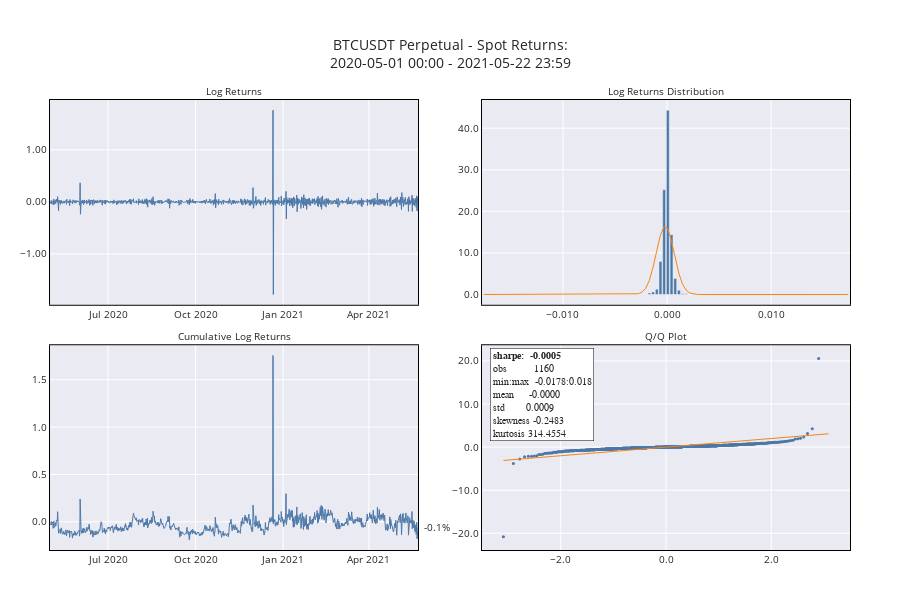

The notebook cell saved with this chart:
### Code cell
fig = utils.make_returns_chart(df_spread, title="BTCUSDT Perpetual - Spot")
fig.show()

### Figure 1 — Plotly figure (JSON) as saved in the notebook; plotly's stock layout.template omitted (floating-point values rounded to 4 significant figures; data arrays with more than 128 entries replaced by an {"elided": "..."} marker saying what was removed)
{"data": [{"line": {"color": "#4C78A8", "width": 1}, "name": "return", "type": "scatter", "x": {"elided": "1161 str values"}, "xaxis": "x", "y": {"elided": "1161 float values"}, "yaxis": "y"}, {"line": {"color": "#4C78A8", "width": 1}, "name": "cum. return", "type": "scatter", "x": {"elided": "1161 str values"}, "xaxis": "x3", "y": {"elided": "1161 float values"}, "yaxis": "y3"}, {"marker": {"color": "#4C78A8"}, "name": "pct. of returns", "type": "bar", "x": [-0.0176, -0.01725, -0.0169, -0.01655, -0.0162, -0.01585, -0.0155, -0.01515, -0.0148, -0.01445, -0.0141, -0.01375, -0.0134, -0.013, -0.01265, -0.0123, -0.01195, -0.0116, -0.01125, -0.0109, -0.01055, -0.0102, -0.00983, -0.00948, -0.009125, -0.008775, -0.00842, -0.008065, -0.00771, -0.007355, -0.007005, -0.00665, -0.006295, -0.00594, -0.005585, -0.005235, -0.00488, -0.004525, -0.00417, -0.003815, -0.003465, -0.00311, -0.002755, -0.0024, -0.002045, -0.001695, -0.00134, -0.000984, -0.000631, -0.000277, 7.7e-05, 0.000431, 0.000785, 0.001141, 0.001495, 0.001845, 0.0022, 0.002555, 0.00291, 0.003265, 0.003615, 0.00397, 0.004325, 0.00468, 0.005035, 0.005385, 0.00574, 0.006095, 0.00645, 0.006805, 0.007155, 0.00751, 0.007865, 0.00822, 0.008575, 0.008925, 0.00928, 0.009635, 0.01001, 0.01035, 0.0107, 0.01105, 0.0114, 0.01175, 0.0121, 0.01245, 0.0128, 0.0132, 0.01355, 0.0139, 0.01425, 0.0146, 0.01495, 0.0153, 0.01565, 0.016, 0.01635, 0.0167, 0.01705, 0.0174], "xaxis": "x2", "y": [0.08621, 0, 0, 0, 0, 0, 0, 0, 0, 0, 0, 0, 0, 0, 0, 0, 0, 0, 0, 0, 0, 0, 0, 0, 0, 0, 0, 0, 0, 0, 0, 0, 0, 0, 0, 0, 0, 0, 0, 0, 0, 0.08621, 0, 0.08621, 0.08621, 0.3448, 0.6034, 1.293, 7.931, 25.17, 44.31, 14.4, 3.879, 1.034, 0.2586, 0.1724, 0, 0.08621, 0, 0, 0.08621, 0, 0, 0, 0, 0, 0, 0, 0, 0, 0, 0, 0, 0, 0, 0, 0, 0, 0, 0, 0, 0, 0, 0, 0, 0, 0, 0, 0, 0, 0, 0, 0, 0, 0, 0, 0, 0, 0, 0.08621], "yaxis": "y2"}, {"line": {"color": "#F58518", "width": 1}, "name": "normal", "type": "scatter", "x": [-0.0176, -0.01725, -0.0169, -0.01655, -0.0162, -0.01585, -0.0155, -0.01515, -0.0148, -0.01445, -0.0141, -0.01375, -0.0134, -0.013, -0.01265, -0.0123, -0.01195, -0.0116, -0.01125, -0.0109, -0.01055, -0.0102, -0.00983, -0.00948, -0.009125, -0.008775, -0.00842, -0.008065, -0.00771, -0.007355, -0.007005, -0.00665, -0.006295, -0.00594, -0.005585, -0.005235, -0.00488, -0.004525, -0.00417, -0.003815, -0.003465, -0.00311, -0.002755, -0.0024, -0.002045, -0.001695, -0.00134, -0.000984, -0.000631, -0.000277, 7.7e-05, 0.000431, 0.000785, 0.001141, 0.001495, 0.001845, 0.0022, 0.002555, 0.00291, 0.003265, 0.003615, 0.00397, 0.004325, 0.00468, 0.005035, 0.005385, 0.00574, 0.006095, 0.00645, 0.006805, 0.007155, 0.00751, 0.007865, 0.00822, 0.008575, 0.008925, 0.00928, 0.009635, 0.01001, 0.01035, 0.0107, 0.01105, 0.0114, 0.01175, 0.0121, 0.01245, 0.0128, 0.0132, 0.01355, 0.0139, 0.01425, 0.0146, 0.01495, 0.0153, 0.01565, 0.016, 0.01635, 0.0167, 0.01705, 0.0174], "xaxis": "x2", "y": [2.565e-89, 3.016e-86, 3.09e-82, 2.726e-79, 1.906e-75, 1.262e-72, 6.017e-69, 2.991e-66, 9.729e-63, 3.63e-60, 8.054e-57, 2.256e-54, 3.414e-51, 4.152e-48, 7.409e-46, 6.147e-43, 8.233e-41, 4.66e-38, 4.685e-36, 1.809e-33, 1.365e-31, 3.594e-29, 3.455e-27, 3.657e-25, 2.87e-23, 1.905e-21, 1.197e-19, 5.661e-18, 2.509e-16, 8.448e-15, 2.406e-13, 6.332e-12, 1.284e-10, 2.383e-09, 3.442e-08, 4.206e-07, 4.635e-06, 4.033e-05, 0.0003134, 0.001942, 0.01018, 0.04697, 0.1753, 0.5706, 1.517, 3.41, 6.59, 10.58, 14.35, 16.4, 15.8, 12.82, 8.77, 5.018, 2.455, 1.016, 0.3442, 0.1014, 0.02424, 0.005087, 0.000903, 0.0001281, 1.62e-05, 1.621e-06, 1.459e-07, 1.111e-08, 6.604e-10, 3.581e-11, 1.501e-12, 5.796e-14, 1.894e-15, 4.711e-17, 1.096e-18, 1.923e-20, 3.187e-22, 4.466e-24, 4.654e-26, 4.645e-28, 2.248e-30, 3.233e-32, 9.336e-35, 1.008e-36, 1.985e-39, 1.608e-41, 2.161e-44, 1.314e-46, 1.205e-49, 8.874e-53, 3.438e-55, 1.728e-58, 5.024e-61, 1.722e-64, 3.759e-67, 8.79e-71, 1.44e-73, 2.297e-77, 2.825e-80, 3.074e-84, 2.837e-87, 2.106e-91], "yaxis": "y2"}, {"marker": {"color": "#4C78A8", "size": 3}, "mode": "markers", "name": "return norm.", "type": "scatter", "x": {"elided": "1161 float values"}, "xaxis": "x4", "y": {"elided": "1161 float values"}, "yaxis": "y4"}, {"line": {"color": "#F58518", "width": 1}, "name": "norm.", "type": "scatter", "x": {"elided": "1161 float values"}, "xaxis": "x4", "y": {"elided": "1161 float values"}, "yaxis": "y4"}], "layout": {"annotations": [{"font": {"size": 10}, "showarrow": false, "text": "Log Returns", "x": 0.23, "xanchor": "center", "xref": "paper", "y": 1, "yanchor": "bottom", "yref": "paper"}, {"font": {"size": 10}, "showarrow": false, "text": "Log Returns Distribution", "x": 0.77, "xanchor": "center", "xref": "paper", "y": 1, "yanchor": "bottom", "yref": "paper"}, {"font": {"size": 10}, "showarrow": false, "text": "Cumulative Log Returns", "x": 0.23, "xanchor": "center", "xref": "paper", "y": 0.455, "yanchor": "bottom", "yref": "paper"}, {"font": {"size": 10}, "showarrow": false, "text": "Q/Q Plot", "x": 0.77, "xanchor": "center", "xref": "paper", "y": 0.455, "yanchor": "bottom", "yref": "paper"}, {"align": "left", "font": {"size": 10}, "showarrow": false, "text": "-0.1%", "x": 0.465, "xanchor": "left", "xref": "paper", "y": -0.05113, "yref": "y3"}, {"align": "left", "bgcolor": "white", "bordercolor": "black", "borderpad": 2, "borderwidth": 0.5, "font": {"family": "Courier New, monospace", "size": 10}, "showarrow": false, "text": "<b>sharpe:  -0.0005</b><br>obs         1160<br>min:max  -0.0178:0.018<br>mean     -0.0000<br>std       0.0009<br>skewness -0.2483<br>kurtosis 314.4554", "x": 0.55, "xanchor": "left", "xref": "paper", "y": 0.45, "yanchor": "top", "yref": "paper"}], "font": {"size": 10}, "height": 600, "margin": {"b": 50, "l": 50, "r": 50, "t": 100}, "showlegend": false, "title": {"text": "BTCUSDT Perpetual - Spot Returns:<br>2020-05-01 00:00 - 2021-05-22 23:59"}, "xaxis": {"anchor": "y", "domain": [0, 0.46], "linecolor": "black", "linewidth": 1, "mirror": true, "showline": true}, "xaxis2": {"anchor": "y2", "domain": [0.54, 1], "linecolor": "black", "linewidth": 1, "mirror": true, "showline": true, "tickformat": "0.3f"}, "xaxis3": {"anchor": "y3", "domain": [0, 0.46], "linecolor": "black", "linewidth": 1, "mirror": true, "showline": true}, "xaxis4": {"anchor": "y4", "domain": [0.54, 1], "linecolor": "black", "linewidth": 1, "mirror": true, "showline": true, "tickformat": "0.1f"}, "yaxis": {"anchor": "x", "domain": [0.545, 1], "linecolor": "black", "linewidth": 1, "mirror": true, "showline": true, "tickformat": "0.2f"}, "yaxis2": {"anchor": "x2", "domain": [0.545, 1], "linecolor": "black", "linewidth": 1, "mirror": true, "showline": true, "tickformat": "0.1f"}, "yaxis3": {"anchor": "x3", "domain": [0, 0.455], "linecolor": "black", "linewidth": 1, "mirror": true, "showline": true, "tickformat": "0.1f"}, "yaxis4": {"anchor": "x4", "domain": [0, 0.455], "linecolor": "black", "linewidth": 1, "mirror": true, "showline": true, "tickformat": "0.1f"}}}
